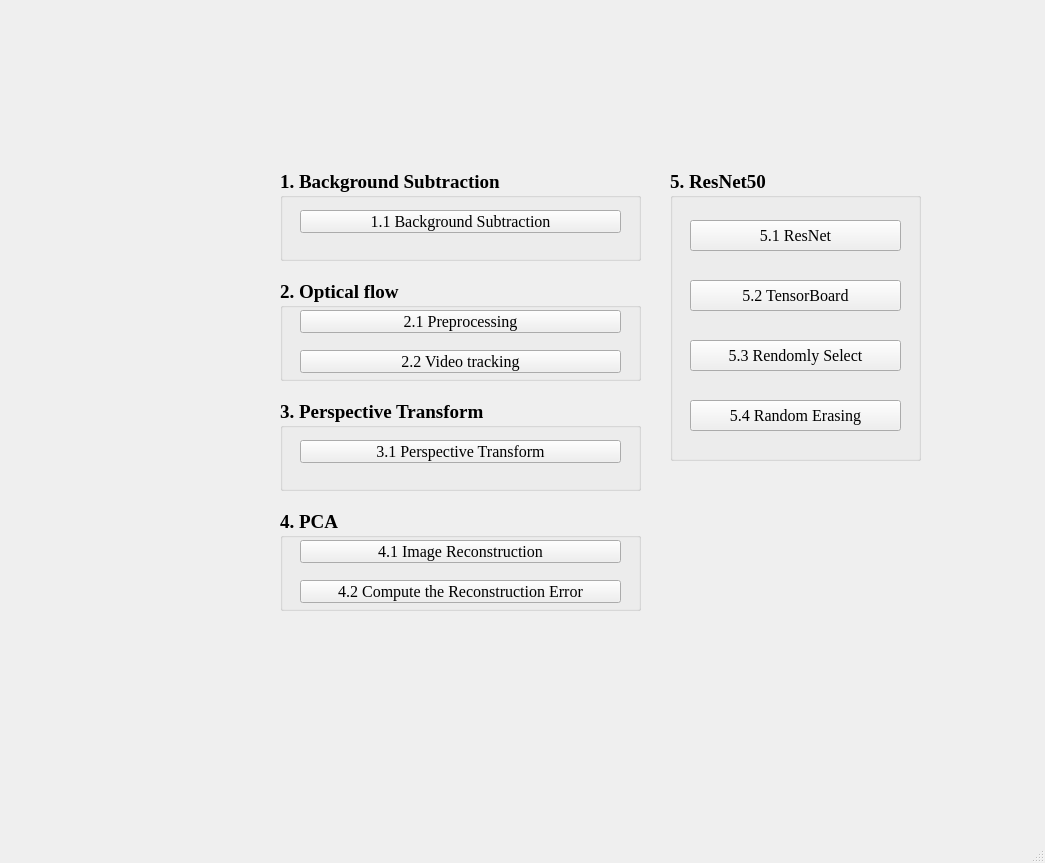
<?xml version="1.0" encoding="UTF-8"?>
<ui version="4.0">
 <class>MainWindow</class>
 <widget class="QMainWindow" name="MainWindow">
  <property name="geometry">
   <rect>
    <x>0</x>
    <y>0</y>
    <width>1045</width>
    <height>863</height>
   </rect>
  </property>
  <property name="windowTitle">
   <string>MainWindow</string>
  </property>
  <widget class="QWidget" name="centralwidget">
   <widget class="QGroupBox" name="groupBox_0">
    <property name="geometry">
     <rect>
      <x>280</x>
      <y>170</y>
      <width>361</width>
      <height>91</height>
     </rect>
    </property>
    <property name="font">
     <font>
      <family>Times New Roman</family>
      <pointsize>14</pointsize>
      <weight>75</weight>
      <bold>true</bold>
     </font>
    </property>
    <property name="title">
     <string>1. Background Subtraction</string>
    </property>
    <widget class="QPushButton" name="Btn_1">
     <property name="geometry">
      <rect>
       <x>20</x>
       <y>40</y>
       <width>321</width>
       <height>23</height>
      </rect>
     </property>
     <property name="font">
      <font>
       <family>Times New Roman</family>
       <pointsize>12</pointsize>
       <weight>50</weight>
       <bold>false</bold>
      </font>
     </property>
     <property name="text">
      <string>1.1 Background Subtraction</string>
     </property>
    </widget>
   </widget>
   <widget class="QGroupBox" name="groupBox_1">
    <property name="geometry">
     <rect>
      <x>280</x>
      <y>280</y>
      <width>361</width>
      <height>101</height>
     </rect>
    </property>
    <property name="font">
     <font>
      <family>Times New Roman</family>
      <pointsize>14</pointsize>
      <weight>75</weight>
      <bold>true</bold>
     </font>
    </property>
    <property name="title">
     <string>2. Optical flow</string>
    </property>
    <widget class="QPushButton" name="Btn_2">
     <property name="geometry">
      <rect>
       <x>20</x>
       <y>30</y>
       <width>321</width>
       <height>23</height>
      </rect>
     </property>
     <property name="font">
      <font>
       <family>Times New Roman</family>
       <pointsize>12</pointsize>
       <weight>50</weight>
       <bold>false</bold>
      </font>
     </property>
     <property name="text">
      <string>2.1 Preprocessing</string>
     </property>
    </widget>
    <widget class="QPushButton" name="Btn_3">
     <property name="geometry">
      <rect>
       <x>20</x>
       <y>70</y>
       <width>321</width>
       <height>23</height>
      </rect>
     </property>
     <property name="font">
      <font>
       <family>Times New Roman</family>
       <pointsize>12</pointsize>
       <weight>50</weight>
       <bold>false</bold>
      </font>
     </property>
     <property name="text">
      <string>2.2 Video tracking</string>
     </property>
    </widget>
   </widget>
   <widget class="QGroupBox" name="groupBox_3">
    <property name="geometry">
     <rect>
      <x>280</x>
      <y>510</y>
      <width>361</width>
      <height>101</height>
     </rect>
    </property>
    <property name="font">
     <font>
      <family>Times New Roman</family>
      <pointsize>14</pointsize>
      <weight>75</weight>
      <bold>true</bold>
     </font>
    </property>
    <property name="title">
     <string>4. PCA</string>
    </property>
    <widget class="QPushButton" name="Btn_6">
     <property name="geometry">
      <rect>
       <x>20</x>
       <y>70</y>
       <width>321</width>
       <height>23</height>
      </rect>
     </property>
     <property name="font">
      <font>
       <family>Times New Roman</family>
       <pointsize>12</pointsize>
       <weight>50</weight>
       <bold>false</bold>
      </font>
     </property>
     <property name="text">
      <string>4.2 Compute the Reconstruction Error</string>
     </property>
    </widget>
    <widget class="QPushButton" name="Btn_5">
     <property name="geometry">
      <rect>
       <x>20</x>
       <y>30</y>
       <width>321</width>
       <height>23</height>
      </rect>
     </property>
     <property name="font">
      <font>
       <family>Times New Roman</family>
       <pointsize>12</pointsize>
       <weight>50</weight>
       <bold>false</bold>
      </font>
     </property>
     <property name="text">
      <string>4.1 Image Reconstruction</string>
     </property>
    </widget>
   </widget>
   <widget class="QGroupBox" name="groupBox_2">
    <property name="geometry">
     <rect>
      <x>280</x>
      <y>400</y>
      <width>361</width>
      <height>91</height>
     </rect>
    </property>
    <property name="font">
     <font>
      <family>Times New Roman</family>
      <pointsize>14</pointsize>
      <weight>75</weight>
      <bold>true</bold>
     </font>
    </property>
    <property name="title">
     <string>3. Perspective Transform</string>
    </property>
    <widget class="QPushButton" name="Btn_4">
     <property name="geometry">
      <rect>
       <x>20</x>
       <y>40</y>
       <width>321</width>
       <height>23</height>
      </rect>
     </property>
     <property name="font">
      <font>
       <family>Times New Roman</family>
       <pointsize>12</pointsize>
       <weight>50</weight>
       <bold>false</bold>
      </font>
     </property>
     <property name="text">
      <string>3.1 Perspective Transform</string>
     </property>
    </widget>
   </widget>
   <widget class="QGroupBox" name="groupBox">
    <property name="geometry">
     <rect>
      <x>670</x>
      <y>170</y>
      <width>251</width>
      <height>291</height>
     </rect>
    </property>
    <property name="font">
     <font>
      <family>Times New Roman</family>
      <pointsize>14</pointsize>
      <weight>75</weight>
      <bold>true</bold>
     </font>
    </property>
    <property name="title">
     <string>5. ResNet50</string>
    </property>
    <widget class="QPushButton" name="Btn5_1">
     <property name="geometry">
      <rect>
       <x>20</x>
       <y>50</y>
       <width>211</width>
       <height>31</height>
      </rect>
     </property>
     <property name="font">
      <font>
       <family>Times New Roman</family>
       <pointsize>12</pointsize>
       <weight>50</weight>
       <bold>false</bold>
      </font>
     </property>
     <property name="text">
      <string>5.1 ResNet</string>
     </property>
    </widget>
    <widget class="QPushButton" name="Btn5_2">
     <property name="geometry">
      <rect>
       <x>20</x>
       <y>110</y>
       <width>211</width>
       <height>31</height>
      </rect>
     </property>
     <property name="font">
      <font>
       <family>Times New Roman</family>
       <pointsize>12</pointsize>
       <weight>50</weight>
       <bold>false</bold>
      </font>
     </property>
     <property name="text">
      <string>5.2 TensorBoard</string>
     </property>
    </widget>
    <widget class="QPushButton" name="Btn5_3">
     <property name="geometry">
      <rect>
       <x>20</x>
       <y>170</y>
       <width>211</width>
       <height>31</height>
      </rect>
     </property>
     <property name="font">
      <font>
       <family>Times New Roman</family>
       <pointsize>12</pointsize>
       <weight>50</weight>
       <bold>false</bold>
      </font>
     </property>
     <property name="text">
      <string>5.3 Rendomly Select</string>
     </property>
    </widget>
    <widget class="QPushButton" name="Btn5_4">
     <property name="geometry">
      <rect>
       <x>20</x>
       <y>230</y>
       <width>211</width>
       <height>31</height>
      </rect>
     </property>
     <property name="font">
      <font>
       <family>Times New Roman</family>
       <pointsize>12</pointsize>
       <weight>50</weight>
       <bold>false</bold>
      </font>
     </property>
     <property name="text">
      <string>5.4 Random Erasing</string>
     </property>
    </widget>
   </widget>
  </widget>
  <widget class="QMenuBar" name="menubar">
   <property name="geometry">
    <rect>
     <x>0</x>
     <y>0</y>
     <width>1045</width>
     <height>21</height>
    </rect>
   </property>
  </widget>
  <widget class="QStatusBar" name="statusbar"/>
 </widget>
 <resources/>
 <connections/>
</ui>
